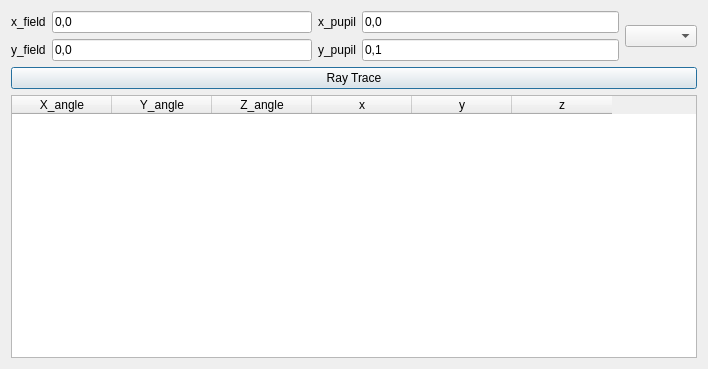
<?xml version="1.0" encoding="UTF-8"?>
<ui version="4.0">
 <class>RayTrace</class>
 <widget class="QDialog" name="RayTrace">
  <property name="geometry">
   <rect>
    <x>0</x>
    <y>0</y>
    <width>708</width>
    <height>369</height>
   </rect>
  </property>
  <property name="windowTitle">
   <string>Dialog</string>
  </property>
  <layout class="QVBoxLayout" name="verticalLayout">
   <item>
    <layout class="QHBoxLayout" name="horizontalLayout">
     <item>
      <layout class="QFormLayout" name="formLayout">
       <item row="0" column="0">
        <widget class="QLabel" name="label">
         <property name="text">
          <string>x_field</string>
         </property>
        </widget>
       </item>
       <item row="0" column="1">
        <widget class="QLineEdit" name="lineEdit">
         <property name="text">
          <string>0,0</string>
         </property>
        </widget>
       </item>
       <item row="1" column="1">
        <widget class="QLineEdit" name="lineEdit_2">
         <property name="text">
          <string>0,0</string>
         </property>
        </widget>
       </item>
       <item row="1" column="0">
        <widget class="QLabel" name="label_2">
         <property name="text">
          <string>y_field</string>
         </property>
        </widget>
       </item>
      </layout>
     </item>
     <item>
      <layout class="QFormLayout" name="formLayout_2">
       <item row="0" column="0">
        <widget class="QLabel" name="label_3">
         <property name="text">
          <string>x_pupil</string>
         </property>
        </widget>
       </item>
       <item row="0" column="1">
        <widget class="QLineEdit" name="lineEdit_3">
         <property name="text">
          <string>0,0</string>
         </property>
        </widget>
       </item>
       <item row="1" column="1">
        <widget class="QLineEdit" name="lineEdit_4">
         <property name="text">
          <string>0,1</string>
         </property>
        </widget>
       </item>
       <item row="1" column="0">
        <widget class="QLabel" name="label_4">
         <property name="text">
          <string>y_pupil</string>
         </property>
        </widget>
       </item>
      </layout>
     </item>
     <item>
      <widget class="QComboBox" name="comboBox_waves"/>
     </item>
    </layout>
   </item>
   <item>
    <widget class="QPushButton" name="rayTraceButton">
     <property name="text">
      <string>Ray Trace</string>
     </property>
    </widget>
   </item>
   <item>
    <widget class="QTableWidget" name="tableWidget">
     <column>
      <property name="text">
       <string>X_angle</string>
      </property>
     </column>
     <column>
      <property name="text">
       <string>Y_angle</string>
      </property>
     </column>
     <column>
      <property name="text">
       <string>Z_angle</string>
      </property>
     </column>
     <column>
      <property name="text">
       <string>x</string>
      </property>
     </column>
     <column>
      <property name="text">
       <string>y</string>
      </property>
     </column>
     <column>
      <property name="text">
       <string>z</string>
      </property>
     </column>
    </widget>
   </item>
  </layout>
 </widget>
 <resources/>
 <connections/>
</ui>
